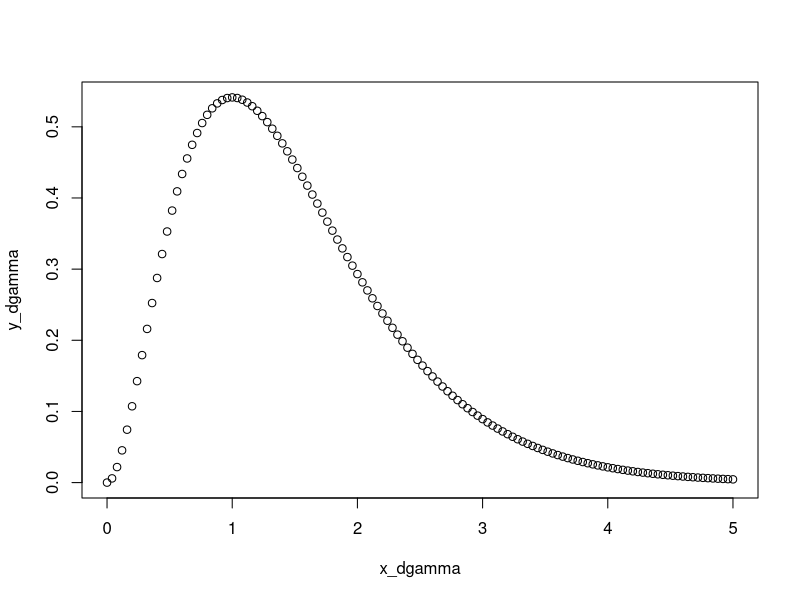
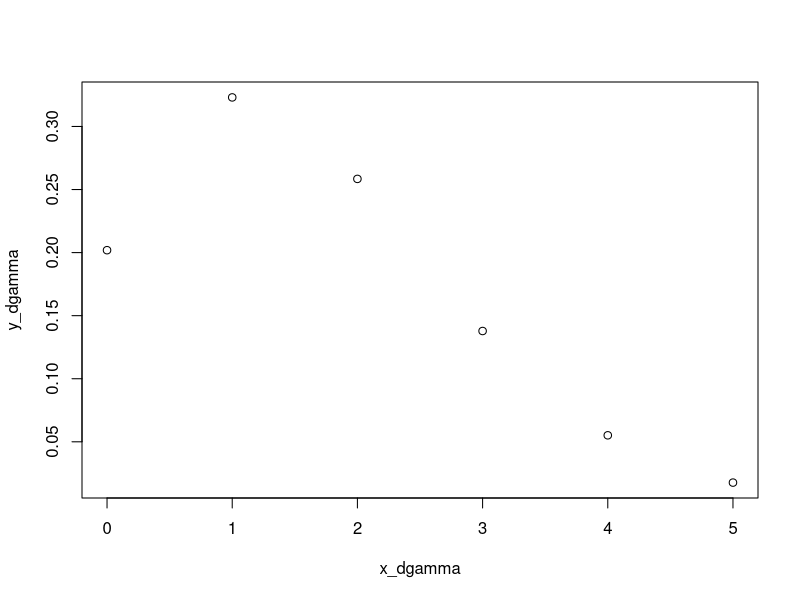

These figures' R source, in order:
## ---- chunk 1

data <- c(1.4, 1.8, 1.4, 1.4, 1.5)

log_likelihood_gamma <- function(scale) {
  sum(dgamma(data, shape = 3, scale = scale, log = TRUE))
}

scales <- seq(0.001, 5, by = 0.01)

mle_scale <- scales[which.max(sapply(scales, log_likelihood_gamma))]
cat("MLE for scale:", mle_scale)

## ---- chunk 2
x_dgamma <- seq(0, 5, by = 0.04) 
y_dgamma <- dgamma(x_dgamma, shape = 3, scale = 0.5)
plot(x_dgamma, y_dgamma)
## ---- chunk 3
goals = read.table("goals.csv")
log_likelihood_pois <- function(lambda) {
  sum(dpois(goals$V1, lambda = lambda, log = TRUE))
}
#goals$V1
lambdas <- seq(0.001, 5, by = 0.01)
mle_lambda <- lambdas[which.max(sapply(lambdas, log_likelihood_pois))]
cat("MLE for lambda:", mle_lambda)
#log_likelihood_pois(0.000)
## ---- chunk 4
x_dgamma <- seq(0, 5) 
y_dgamma <- dpois(x_dgamma, lambda = 1.6)
plot(x_dgamma, y_dgamma)
## ---- chunk 5
data(trees)
summary(trees)
